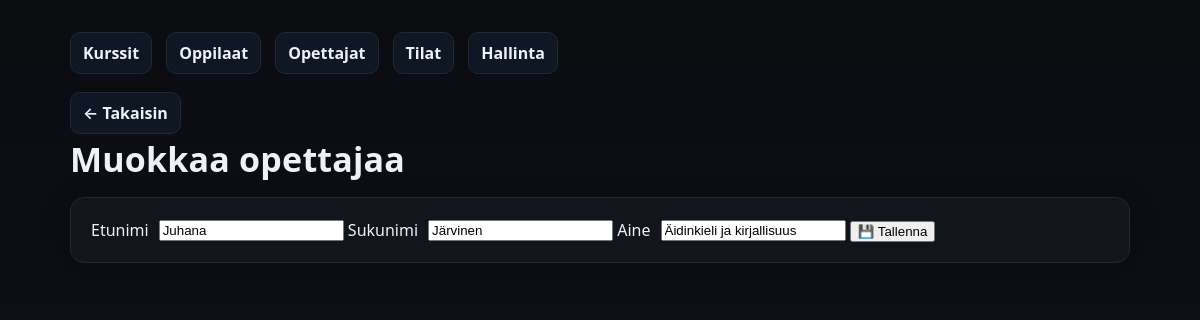
Page /kurssienhallinta/add_edit_opettaja.php?id=7 on the earlier database version.
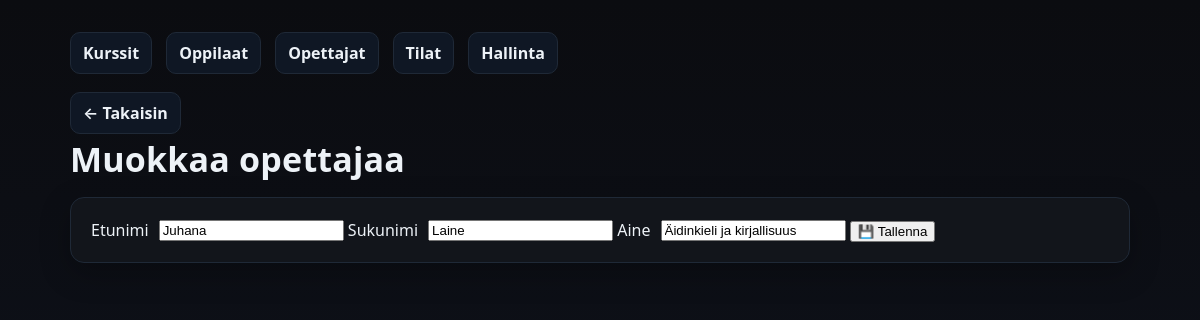
Same page on the later database version.
### tables this page shows
CREATE TABLE `opettajat` (
  `opettaja_id` int(11) NOT NULL,
  `etunimi` varchar(50) NOT NULL,
  `sukunimi` varchar(50) NOT NULL,
  `aine` varchar(100) NOT NULL
);

### kurssienhallinta/add_edit_opettaja.php (the view, shortened to what this page needs)
<?php
$pdo = getPDO();
$opettaja = [
  'opettaja_id' => null,
  'etunimi' => '',
  'sukunimi' => '',
  'aine' => ''
];
if (isset($_GET['id'])) {
  $stmt = $pdo->prepare("SELECT * FROM opettajat WHERE opettaja_id=?");
  $stmt->execute([$_GET['id']]);
  $opettaja = $stmt->fetch() ?: $opettaja;
}
?>
<!doctype html>
<html lang="fi">
<head>
  <link rel="stylesheet" href="styles.css">
</head>
<body>
  <div class="container">
    <div class="nav">
      <a href="index.php">Kurssit</a>
      <a href="oppilaat.php">Oppilaat</a>
      <a href="opettajat.php">Opettajat</a>
      <a href="tilat.php">Tilat</a>
      <a href="admin.php">Hallinta</a>
    </div>
    <a href="opettajat.php" class="back">← Takaisin</a>
    <h1 class="page-title">
      <?= $opettaja['opettaja_id'] ? 'Muokkaa opettajaa' : 'Lisää uusi opettaja' ?>
    </h1>
    <form method="post" class="card form">
      <label>Etunimi
        <input type="text" name="etunimi" value="<?= htmlspecialchars($opettaja['etunimi']) ?>" required>
      </label>
      <label>Sukunimi
        <input type="text" name="sukunimi" value="<?= htmlspecialchars($opettaja['sukunimi']) ?>" required>
      </label>
      <label>Aine
        <input type="text" name="aine" value="<?= htmlspecialchars($opettaja['aine']) ?>" required>
      </label>
      <button class="button">💾 Tallenna</button>
    </form>
  </div>
</body>
</html>

Differences in the rows shown:
changed opettajat "Juhana": sukunimi "Järvinen" → "Laine"
